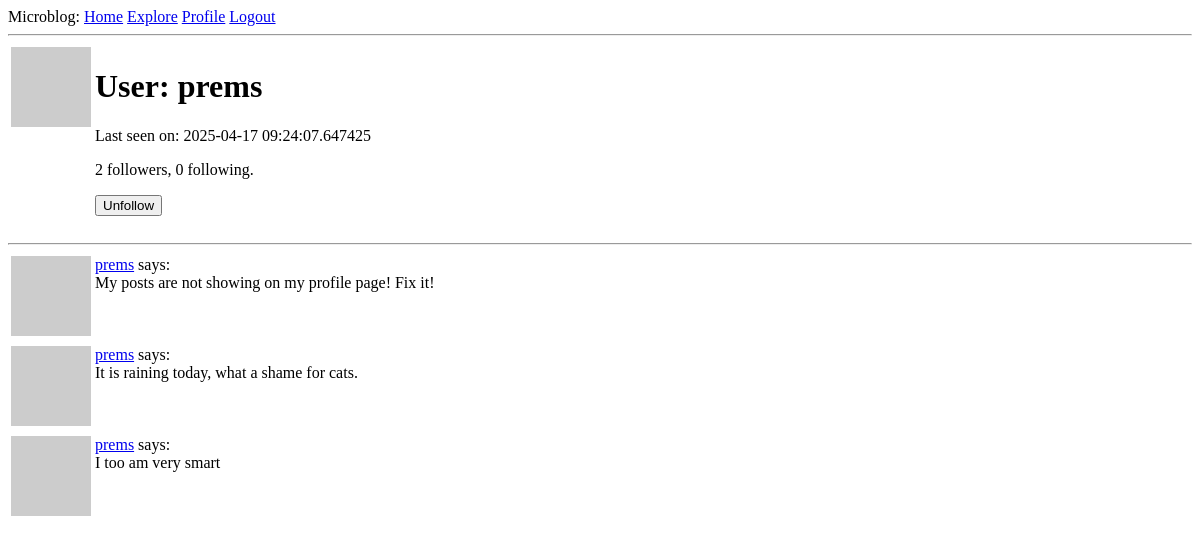
/user/prems (signed in), run on an earlier commit of the app's database.
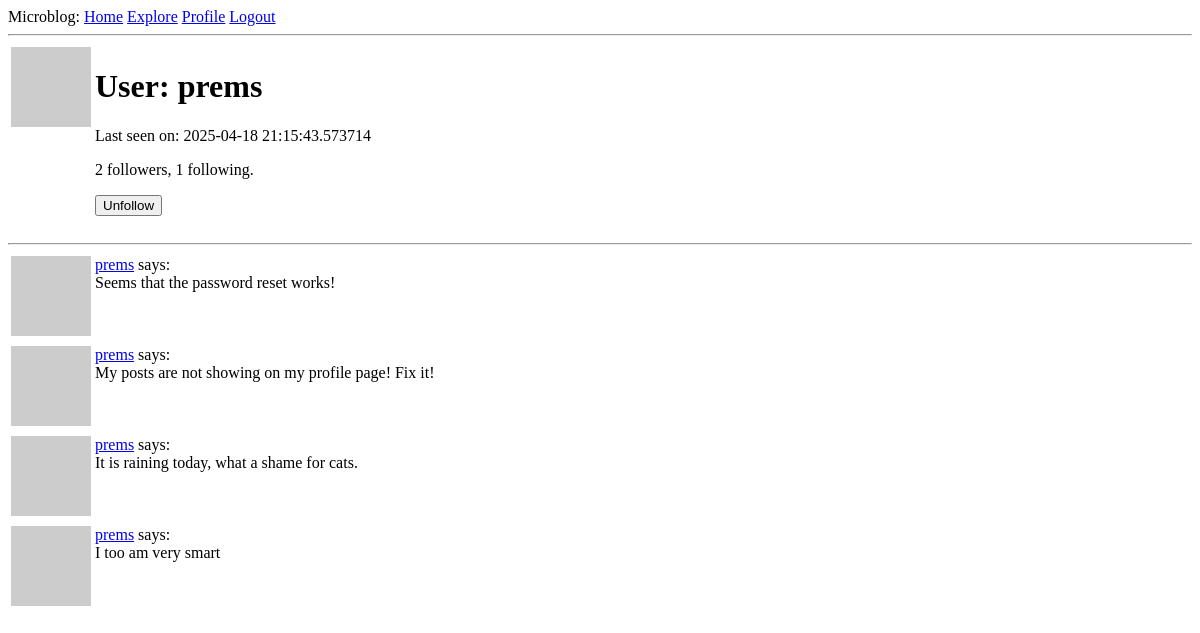
And on a later commit of the database.
### app/models.py (models this page shows, shortened)
class User(UserMixin, db.Model):
    id: so.Mapped[int] = so.mapped_column(primary_key=True)
    username: so.Mapped[str] = so.mapped_column(sa.String(64), index=True, unique=True)
    email: so.Mapped[str] = so.mapped_column(sa.String(120), index=True, unique=True)
    password_hash: so.Mapped[Optional[str]] = so.mapped_column(sa.String(256))
    posts: so.WriteOnlyMapped["Post"] = so.relationship(back_populates="author")
    about_me: so.Mapped[Optional[str]] = so.mapped_column(sa.String(140))
    last_seen: so.Mapped[Optional[datetime]] = so.mapped_column(
        default=lambda: datetime.now(timezone.utc)
    )
    following: so.WriteOnlyMapped["User"] = so.relationship(
        secondary=followers,
        primaryjoin=(followers.c.follower_id == id),
        secondaryjoin=(followers.c.followed_id == id),
        back_populates="followers",
    )
    followers: so.WriteOnlyMapped["User"] = so.relationship(
        secondary=followers,
        primaryjoin=(followers.c.followed_id == id),
        secondaryjoin=(followers.c.follower_id == id),
        back_populates="following",
    )
    def avatar(self, size):
        digest = md5(self.email.lower().encode("utf-8")).hexdigest()
        return f"https://www.gravatar.com/avatar/{digest}?d=identicon&s={size}"
    def is_following(self, user):
        query = self.following.select().where(
            User.id == user.id
        )  # ? works with self.id ?
        return db.session.scalar(query) is not None
    def followers_count(self):
        query = sa.select(sa.func.count()).select_from(
            self.followers.select().subquery()
        )
        return db.session.scalar(query)
    def following_count(self):
        query = sa.select(sa.func.count()).select_from(
            self.following.select().subquery()
        )
        return db.session.scalar(query)

class Post(db.Model):
    id: so.Mapped[int] = so.mapped_column(primary_key=True)
    body: so.Mapped[str] = so.mapped_column(sa.String(140))
    timestamp: so.Mapped[datetime] = so.mapped_column(
        index=True, default=lambda: datetime.now(timezone.utc)
    )
    user_id: so.Mapped[int] = so.mapped_column(sa.ForeignKey(User.id), index=True)
    author: so.Mapped[User] = so.relationship(back_populates="posts")

### app/routes.py (the view)
@app.route("/user/<username>")
@login_required
def user(username):
    user = db.first_or_404(sa.select(User).where(User.username == username))
    page = request.args.get(key="page", default=1, type=int)
    query = user.posts.select().order_by(Post.timestamp.desc())
    posts = db.paginate(
        query, page=page, per_page=app.config["POSTS_PER_PAGE"], error_out=False
    )
    prev_url = (
        url_for("user", username=username, page=posts.prev_num)
        if posts.has_prev
        else None
    )
    next_url = (
        url_for("user", username=username, page=posts.next_num)
        if posts.has_next
        else None
    )
    form = EmptyForm()
    return render_template(
        "user.html",
        user=user,
        posts=posts,
        form=form,
        prev_url=prev_url,
        next_url=next_url,
    )

### app/forms.py
class EmptyForm(FlaskForm):
    submit = SubmitField("Submit")

### app/models.py (called while the page is built)
@login.user_loader
def load_user(id):
    return db.session.get(User, int(id))

### app/routes.py (called while the page is built)
@app.before_request
def before_request():
    if current_user.is_authenticated:
        current_user.last_seen = datetime.now(timezone.utc)
        db.session.commit()

### app/templates/user.html (shortened to what this page needs)
{% extends 'base.html' %}
{% block content %}
<table>
  <tr valign="top">
    <td><img src="{{ user.avatar(128) }}"></td>
    <td>
      <h1>User: {{ user.username }}</h1>
      {% if user.last_seen %}<p>Last seen on: {{ user.last_seen }}</p>{% endif %}
      <p>{{ user.followers_count() }} followers, {{ user.following_count() }} following.</p>
      {% if user==current_user %}
      <p><a href="{{ url_for('edit_profile') }}">Edit your profile</a></p>
      {% else %}
      <p>
      <form action="{{ url_for('unfollow', username=user.username) }}" method="post">
        <p>{{ form.submit(value="Unfollow") }}</p>
      </form>
      </p>
      {% endif %}
    </td>
  </tr>
</table>
<hr>
{% for post in posts %}
{% include '_post.html' %}
{% endfor %}
{% endblock %}

### app/templates/base.html (shortened to what this page needs)
<!doctype html>
<html>
<head>
</head>
<body>
    <div>Microblog:
        <a href="{{ url_for('index') }}">Home</a>
        <a href="{{ url_for('explore') }}">Explore</a>
        {% if current_user.is_anonymous %}
        <a href="{{ url_for('login') }}">Login</a>
        {% else %}
        <a href="{{ url_for('user', username=current_user.username) }}">Profile</a>
        <a href="{{ url_for('logout') }}">Logout</a>
        {% endif %}
    </div>
    <hr>
    {% block content %}{% endblock %}
</body>
</html>

### app/templates/_post.html
<table>
    <tr valign="top">
        <td><img src="{{ post.author.avatar(36) }}"></td>
        <td><a href="{{ url_for('user', username=post.author.username) }}">{{ post.author.username }}</a> says:<br>
            {{ post.body }}</td>
    </tr>
</table>

What changed in the data, as far as the page shows it:
changed User "prems": last_seen "2025-04-17 09:24:07.647425" → "2025-04-18 21:15:43.573714"
added Post: author.username "prems", body "Seems that the password reset works!"
Also different on the page:
{{ user.following_count() }}: "0" → "1"
